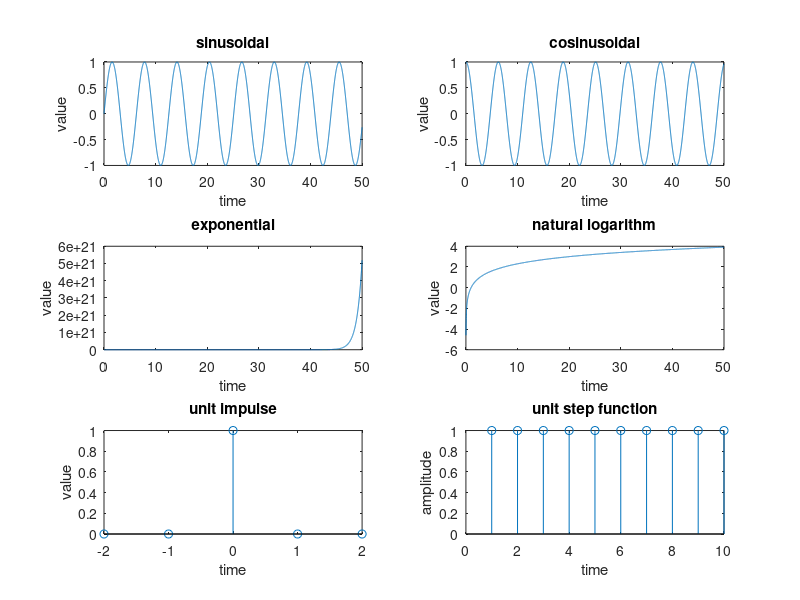

Here is the MATLAB script that generated this plot:
clc; clear all; close all;
subplot(3,2,1);
t=0:0.01:50;
y=sin(t);
plot(t,y);
title('sinusoidal');
xlabel('time');
ylabel('value');

subplot(3,2,2);
t=0:0.01:50;
y=cos(t);
plot(t,y);
title('cosinusoidal');
xlabel('time');
ylabel('value');

subplot(3,2,3);
t=0:0.01:50;
y=exp(t);
plot(t,y);
title('exponential');
xlabel('time');
ylabel('value');

subplot(3,2,4);
t=0:0.01:50;
y=log(t);
plot(t,y);
title('natural logarithm');
xlabel('time');
ylabel('value');

subplot(3,2,5);
t=-2:1:2;
y= [zeros(1,2) 1 zeros(1,2)];
stem(t,y);
title('unit impulse');
xlabel('time');
ylabel('value');

subplot(3,2,6);
for n=1:10
    if n>=1
        u(n)=1;
    else
        u(n)=0;
    end
    stem(u)
    xlabel('time');
    ylabel('amplitude');
    title('unit step function');
end